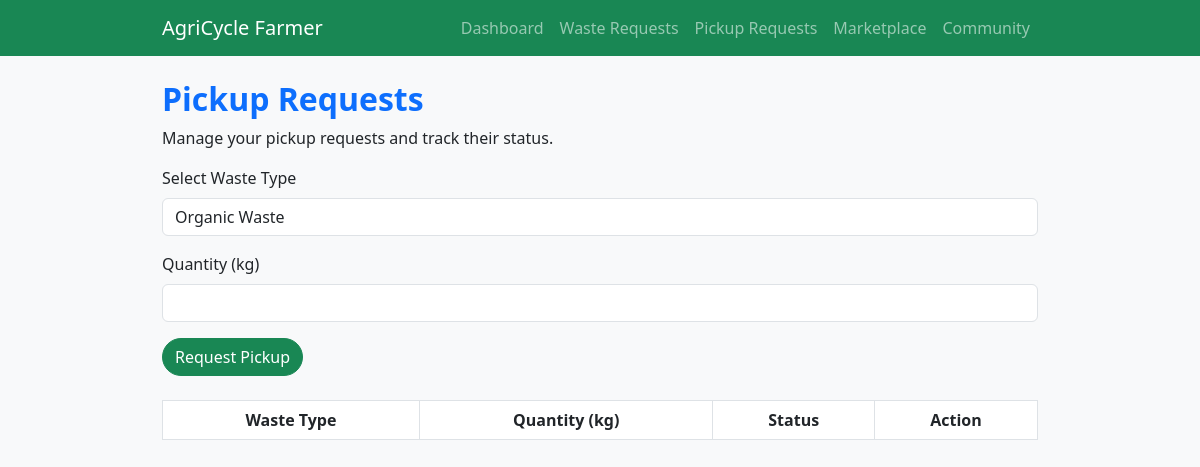
/farmer/pickup_requests.php (signed in), run on an earlier commit of the app's database.
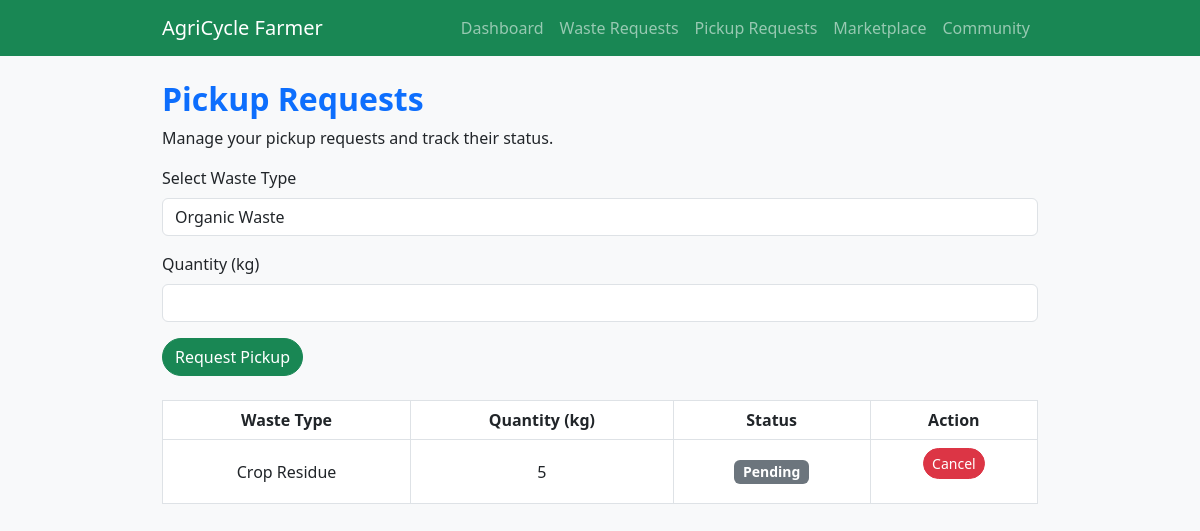
And on a later commit of the database.
### tables this page shows
CREATE TABLE `pickup_requests` (
  `id` int(11) NOT NULL,
  `farmer_id` int(11) NOT NULL,
  `waste_type` varchar(50) NOT NULL,
  `quantity` int(11) NOT NULL,
  `status` enum('Pending','Scheduled','Completed') DEFAULT 'Pending',
  `request_date` timestamp NOT NULL DEFAULT current_timestamp()
);

### farmer/pickup_requests.php (the view, shortened to what this page needs)
<?php
include '../config/db_connect.php';
include 'navbar.php';
$user_id = $_SESSION['user_id'];
$sql = "SELECT * FROM pickup_requests WHERE farmer_id = ?";
$stmt = $conn->prepare($sql);
$stmt->bind_param("i", $user_id);
$stmt->execute();
$result = $stmt->get_result();
?>
<!DOCTYPE html>
<html lang="en">
<head>
    <link href="https://cdn.jsdelivr.net/npm/bootstrap@5.3.0/dist/css/bootstrap.min.css" rel="stylesheet">
    <link rel="stylesheet" href="../assets/css/dashboard.css">
</head>
<body>
<div class="container mt-4">
    <h2 class="text-primary">Pickup Requests</h2>
    <p>Manage your pickup requests and track their status.</p>
    <form action="process_pickup.php" method="POST" class="mb-4">
        <div class="mb-3">
            <label for="waste_type" class="form-label">Select Waste Type</label>
            <select name="waste_type" class="form-control">
    <option value="Organic Waste">Organic Waste</option>
</select>
        </div>
        <div class="mb-3">
            <label for="quantity" class="form-label">Quantity (kg)</label>
            <input type="number" name="quantity" class="form-control" required>
        </div>
        <button type="submit" name="request_pickup" class="btn btn-success">Request Pickup</button>
    </form>
    <table class="table table-bordered">
        <thead>
            <tr>
                <th>Waste Type</th>
                <th>Quantity (kg)</th>
                <th>Status</th>
                <th>Action</th>
            </tr>
        </thead>
        <tbody>
            <?php while ($row = $result->fetch_assoc()): ?>
            <tr>
                <td><?= htmlspecialchars($row['waste_type']) ?></td>
                <td><?= htmlspecialchars($row['quantity']) ?></td>
                <td>
                    <span class="badge bg-<?= $row['status'] == 'Completed' ? 'success' : ($row['status'] == 'Scheduled' ? 'warning' : 'secondary') ?>">
                        <?= htmlspecialchars($row['status']) ?>
                    </span>
                </td>
                <td>
                    <?php if ($row['status'] == 'Pending'): ?>
                        <form action="process_pickup.php" method="POST">
                            <button type="submit" name="cancel_pickup" class="btn btn-danger btn-sm">Cancel</button>
                        </form>
                    <?php else: ?>
                        <button class="btn btn-secondary btn-sm" disabled>No Action</button>
                    <?php endif; ?>
                </td>
            </tr>
            <?php endwhile; ?>
        </tbody>
    </table>
</div>
</body>
</html>

What changed in the data, as far as the page shows it:
added pickup_requests: waste_type "Crop Residue", quantity "5", status "Pending"
